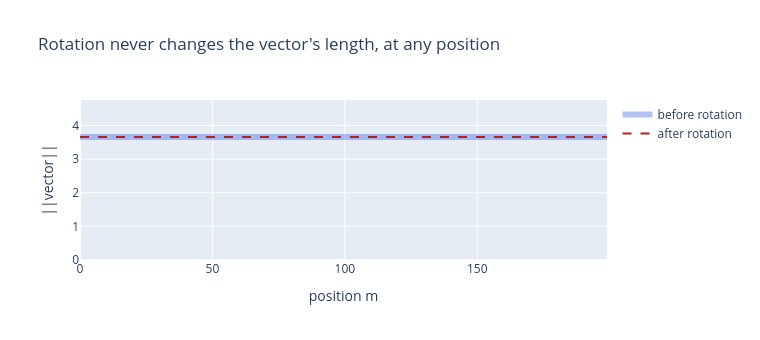

This figure's notebook cell:
### Markdown cell above
### Graph 4 -- rotation never changes length

A rotation matrix is length-preserving by definition -- $\|R(\theta)v\| =
\|v\|$ for any angle $\theta$. That means RoPE can inject a position signal
into $q$/$k$ **without** touching the vector's magnitude, which is what the
rest of the network (dot products, softmax) is sensitive to. Verified here
across 200 positions on a random real-sized (`head_dim=16`) vector, not just
the tiny 4-dim toy example.

### Code cell
torch.manual_seed(0)
vec = torch.randn(1, head_dim)
positions_wide = torch.arange(0, 200, dtype=torch.float32)
vec_rep = vec.repeat(len(positions_wide), 1)
vec_rot, _ = rope_real.apply_to_qk(vec_rep, vec_rep, positions_wide)

norm_before = vec_rep.norm(dim=-1)
norm_after = vec_rot.norm(dim=-1)

fig4 = go.Figure()
fig4.add_trace(go.Scatter(x=positions_wide.numpy(), y=norm_before.numpy(), mode="lines",
                           line=dict(color="royalblue", width=6), opacity=0.4, name="before rotation"))
fig4.add_trace(go.Scatter(x=positions_wide.numpy(), y=norm_after.numpy(), mode="lines",
                           line=dict(color="firebrick", width=2, dash="dash"), name="after rotation"))
fig4.update_layout(title="Rotation never changes the vector's length, at any position",
                    xaxis_title="position m", yaxis_title="||vector||",
                    yaxis=dict(range=[0, norm_before.max().item() * 1.3]),
                    width=760, height=340)
fig4.show()

print("max |norm_after - norm_before| across all 200 positions:", (norm_after - norm_before).abs().max().item())

### Figure 1 — Plotly figure (JSON) as saved in the notebook; plotly's stock layout.template omitted (floating-point values rounded to 4 significant figures; data arrays with more than 128 entries replaced by an {"elided": "..."} marker saying what was removed)
{"data": [{"line": {"color": "royalblue", "width": 6}, "mode": "lines", "name": "before rotation", "opacity": 0.4, "type": "scatter", "x": {"elided": "200 float values"}, "y": {"elided": "200 float values"}}, {"line": {"color": "firebrick", "dash": "dash", "width": 2}, "mode": "lines", "name": "after rotation", "type": "scatter", "x": {"elided": "200 float values"}, "y": {"elided": "200 float values"}}], "layout": {"height": 340, "title": {"text": "Rotation never changes the vector's length, at any position"}, "width": 760, "xaxis": {"title": {"text": "position m"}}, "yaxis": {"range": [0, 4.757], "title": {"text": "||vector||"}}}}
